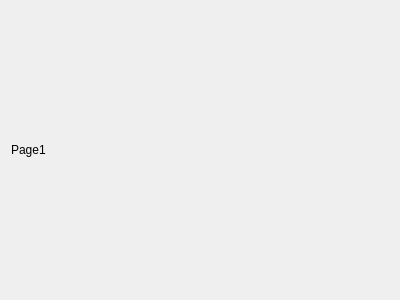
<?xml version="1.0" encoding="UTF-8"?>
<ui version="4.0">
 <class>PageOne</class>
 <widget class="QWidget" name="PageOne">
  <property name="geometry">
   <rect>
    <x>0</x>
    <y>0</y>
    <width>400</width>
    <height>300</height>
   </rect>
  </property>
  <property name="windowTitle">
   <string>Form</string>
  </property>
  <layout class="QGridLayout" name="gridLayout">
   <item row="0" column="0">
    <widget class="QLabel" name="label">
     <property name="text">
      <string>Page1</string>
     </property>
    </widget>
   </item>
  </layout>
 </widget>
 <resources/>
 <connections/>
</ui>
